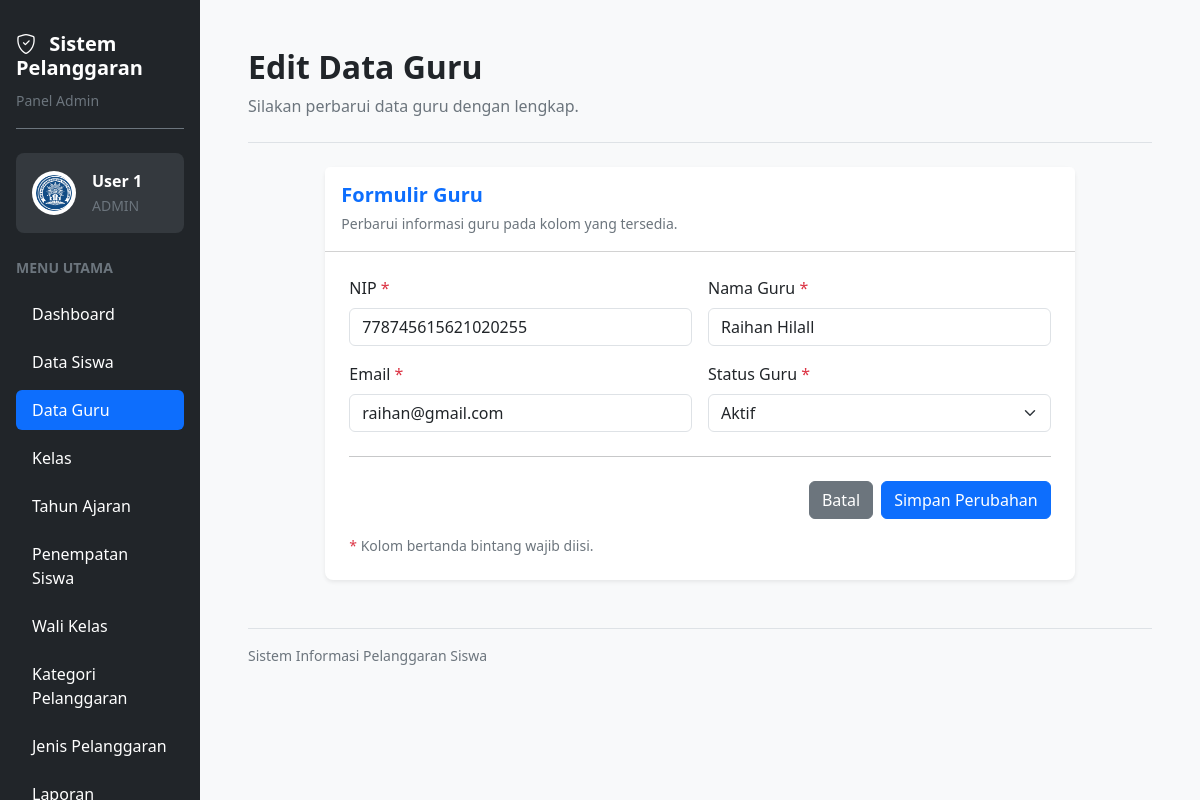
/edit_guru.php?id=66 (signed in), run on the app's committed database.
### tables this page shows
CREATE TABLE `t_guru` (
  `id` int(11) NOT NULL,
  `nip` varchar(30) NOT NULL,
  `nama` varchar(150) NOT NULL,
  `email` varchar(150) NOT NULL,
  `status_aktif` tinyint(1) NOT NULL,
  `user_id` int(11) NOT NULL,
  `created_at` timestamp NULL DEFAULT current_timestamp(),
  `updated_at` timestamp NULL DEFAULT current_timestamp()
);

### edit_guru.php (the view, shortened to what this page needs)
<?php
require_once __DIR__ . "/config/koneksi.php";
$id = (int) ($_GET['id'] ?? $_POST['id'] ?? 0);
$query = mysqli_query(
    $koneksi,
    "SELECT * FROM t_guru WHERE id = $id"
);
$guru = mysqli_fetch_assoc($query);
$namaAdmin = htmlspecialchars($_SESSION['name'] ?? 'Admin');
$menuAdmin = [
    ['Dashboard', 'dashboard.php'],
    ['Data Siswa', 'siswa.php'],
    ['Data Guru', 'guru.php'],
    ['Kelas', 'kelas.php'],
    ['Tahun Ajaran', 'tahun_ajaran.php'],
    ['Penempatan Siswa', 'penempatan_siswa.php'],
    ['Wali Kelas', 'wali_kelas.php'],
    ['Kategori Pelanggaran', 'kategori_pelanggaran.php'],
    ['Jenis Pelanggaran', 'jenis_pelanggaran.php'],
    ['Laporan', 'laporan.php'],
    ['About Me', 'abautme.php']
];
?>
<!DOCTYPE html>
<html lang="id">
<head>
    <link href="https://cdn.jsdelivr.net/npm/bootstrap@5.3.3/dist/css/bootstrap.min.css" rel="stylesheet">
    <link href="https://cdn.jsdelivr.net/npm/bootstrap-icons@1.11.3/font/bootstrap-icons.min.css" rel="stylesheet">
</head>
<body class="bg-light overflow-hidden">
<div class="container-fluid vh-100 overflow-hidden">
    <div class="row h-100 flex-nowrap">
        <aside class="col-3 col-md-3 col-lg-2 bg-dark vh-100 overflow-y-auto p-3 flex-shrink-0">
            <div class="text-white mb-4 pt-3 pb-3 border-bottom border-secondary">
                <h5 class="fw-bold mb-2">
                    <i class="bi bi-shield-check me-2"></i>
                    Sistem Pelanggaran
                </h5>
                <small class="text-secondary">
                    Panel Admin
                </small>
            </div>
            <div class="bg-secondary bg-opacity-25 rounded-3 p-3 mb-4">
                <div class="d-flex align-items-center gap-3">
                    <img
                        src="logo.png"
                        alt="Logo Aplikasi"
                        width="44"
                        height="44"
                        class="rounded-circle bg-white p-1"
                    >
                    <div class="text-white text-break">
                        <div class="fw-semibold">
                            <?= $namaAdmin; ?>
                        </div>
                        <small class="text-secondary">
                            ADMIN
                        </small>
                    </div>
                </div>
            </div>
            <div class="text-secondary small fw-semibold mb-3">
                MENU UTAMA
            </div>
            <ul class="nav nav-pills flex-column gap-2">
                <?php foreach ($menuAdmin as $item): ?>
                    <li class="nav-item">
                        <a
                            href="<?= htmlspecialchars($item[1], ENT_QUOTES, 'UTF-8'); ?>"
                            class="nav-link <?= $item[0] === 'Data Guru' ? 'active' : 'text-white'; ?> rounded-2 py-2 px-3"
                        >
                            <?= htmlspecialchars($item[0], ENT_QUOTES, 'UTF-8'); ?>
                        </a>
                    </li>
                <?php endforeach; ?>
            </ul>
        </aside>
        <main class="col-9 col-md-9 col-lg-10 vh-100 overflow-y-auto p-3 p-lg-5">
            <div class="d-flex flex-wrap justify-content-between align-items-center gap-3 mb-4 pb-4 border-bottom">
                <div>
                    <h2 class="fw-bold mb-2">
                        Edit Data Guru
                    </h2>
                    <p class="text-secondary mb-0">
                        Silakan perbarui data guru dengan lengkap.
                    </p>
                </div>
            </div>
            <div class="row justify-content-center">
                <div class="col-12 col-xl-10">
                    <div class="card border-0 shadow-sm rounded-3">
                        <div class="card-header bg-white p-3">
                            <h5 class="text-primary fw-bold mb-1">
                                Formulir Guru
                            </h5>
                            <small class="text-secondary">
                                Perbarui informasi guru pada kolom yang tersedia.
                            </small>
                        </div>
                        <div class="card-body p-4">
                            <form method="POST" action="edit_guru.php?id=<?= $id ?>">
                                <div class="row g-3">
                                    <div class="col-md-6">
                                        <label for="nip" class="form-label">
                                            NIP <span class="text-danger">*</span>
                                        </label>
                                        <input
                                            type="text"
                                            name="nip"
                                            id="nip"
                                            class="form-control"
                                            placeholder="Masukkan 18 digit NIP"
                                            inputmode="numeric"
                                            maxlength="18"
                                            minlength="18"
                                            pattern="[0-9]{18}"
                                            title="NIP harus tepat 18 digit angka"
                                            oninput="this.value = this.value.replace(/[^0-9]/g, '').slice(0, 18)"
                                            value="<?= htmlspecialchars($guru['nip'] ?? '', ENT_QUOTES, 'UTF-8'); ?>"
                                            required
                                        >
                                    </div>
                                    <div class="col-md-6">
                                        <label for="nama" class="form-label">
                                            Nama Guru <span class="text-danger">*</span>
                                        </label>
                                        <input
                                            type="text"
                                            name="nama"
                                            id="nama"
                                            class="form-control"
                                            placeholder="Masukkan nama lengkap guru"
                                            value="<?= htmlspecialchars($guru['nama'] ?? '', ENT_QUOTES, 'UTF-8'); ?>"
                                            required
                                        >
                                    </div>
                                    <div class="col-md-6">
                                        <label for="email" class="form-label">
                                            Email <span class="text-danger">*</span>
                                        </label>
                                        <input
                                            type="email"
                                            name="email"
                                            id="email"
                                            class="form-control"
                                            placeholder="Masukkan email guru"
                                            value="<?= htmlspecialchars($guru['email'] ?? '', ENT_QUOTES, 'UTF-8'); ?>"
                                            required
                                        >
                                    </div>
                                    <div class="col-md-6">
                                        <label for="status_aktif" class="form-label">
                                            Status Guru <span class="text-danger">*</span>
                                        </label>
                                        <select
                                            name="status_aktif"
                                            id="status_aktif"
                                            class="form-select"
                                            required
                                        >
                                            <option
                                                value="1"
                                                <?= (int)($guru['status_aktif'] ?? 0) === 1 ? 'selected' : ''; ?>
                                            >
                                                Aktif
                                            </option>
                                        </select>
                                    </div>
                                </div>
                                <hr class="my-4">
                                <div class="d-flex justify-content-end gap-2">
                                    <a href="guru.php" class="btn btn-secondary">
                                        Batal
                                    </a>
                                    <button
                                        type="submit"
                                        name="update"
                                        class="btn btn-primary"
                                    >
                                        Simpan Perubahan
                                    </button>
                                </div>
                                <p class="text-secondary small mt-3 mb-0">
                                    <span class="text-danger">*</span>
                                    Kolom bertanda bintang wajib diisi.
                                </p>
                            </form>
                        </div>
                    </div>
                </div>
            </div>
            <div class="text-secondary small mt-5 pt-3 border-top">
                Sistem Informasi Pelanggaran Siswa
            </div>
        </main>
    </div>
</div>
</body>
</html>

### data on the page
t_guru: nip "778745615621020255", nama "Raihan Hilall", email "raihan@gmail.com", status_aktif "Aktif"

### other printed values
$namaAdmin "User 1"
$item[0] "Dashboard"
$item[0] "Data Siswa"
$item[0] "Data Guru"
$item[0] "Kelas"
$item[0] "Tahun Ajaran"
$item[0] "Penempatan Siswa"
$item[0] "Wali Kelas"
$item[0] "Kategori Pelanggaran"
$item[0] "Jenis Pelanggaran"
